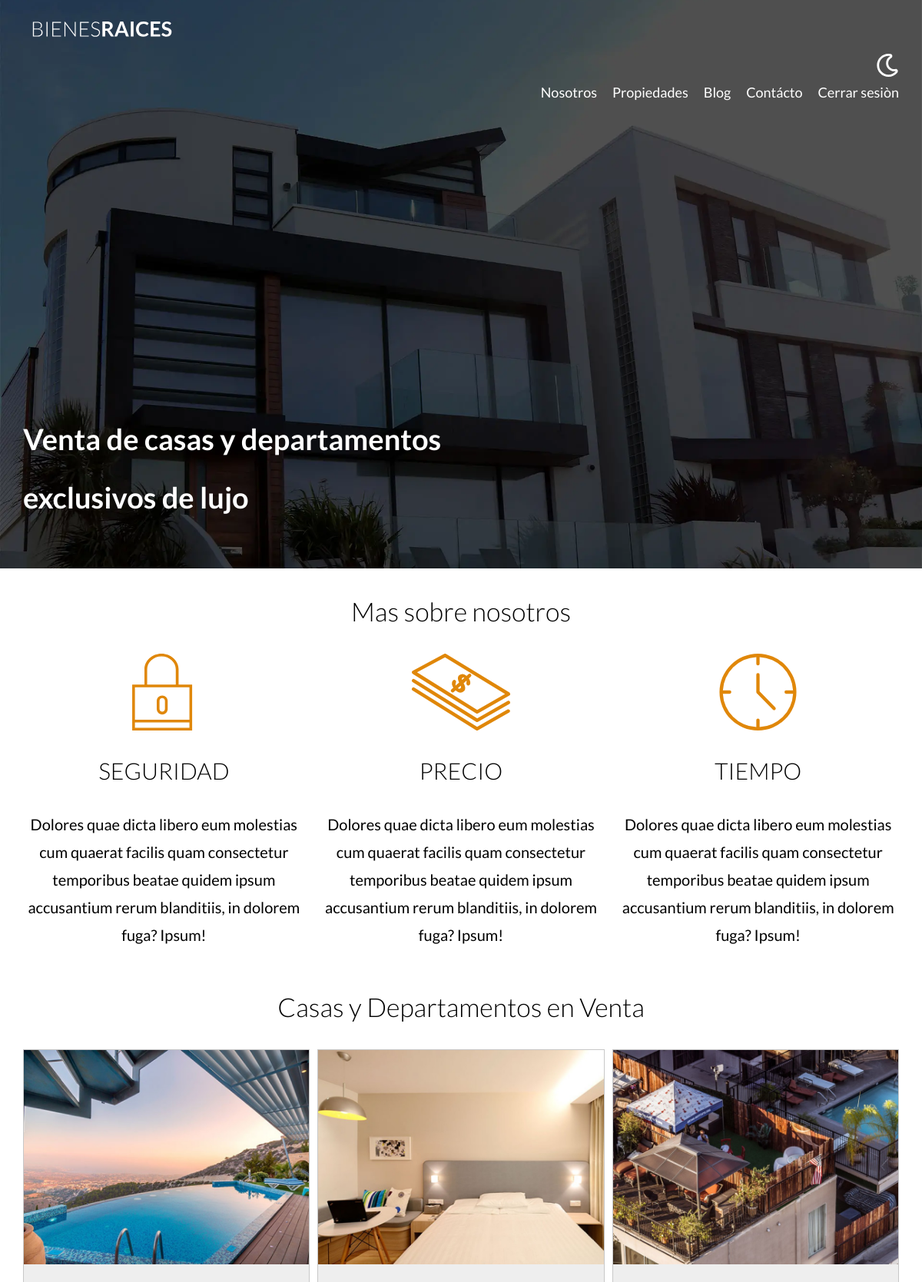
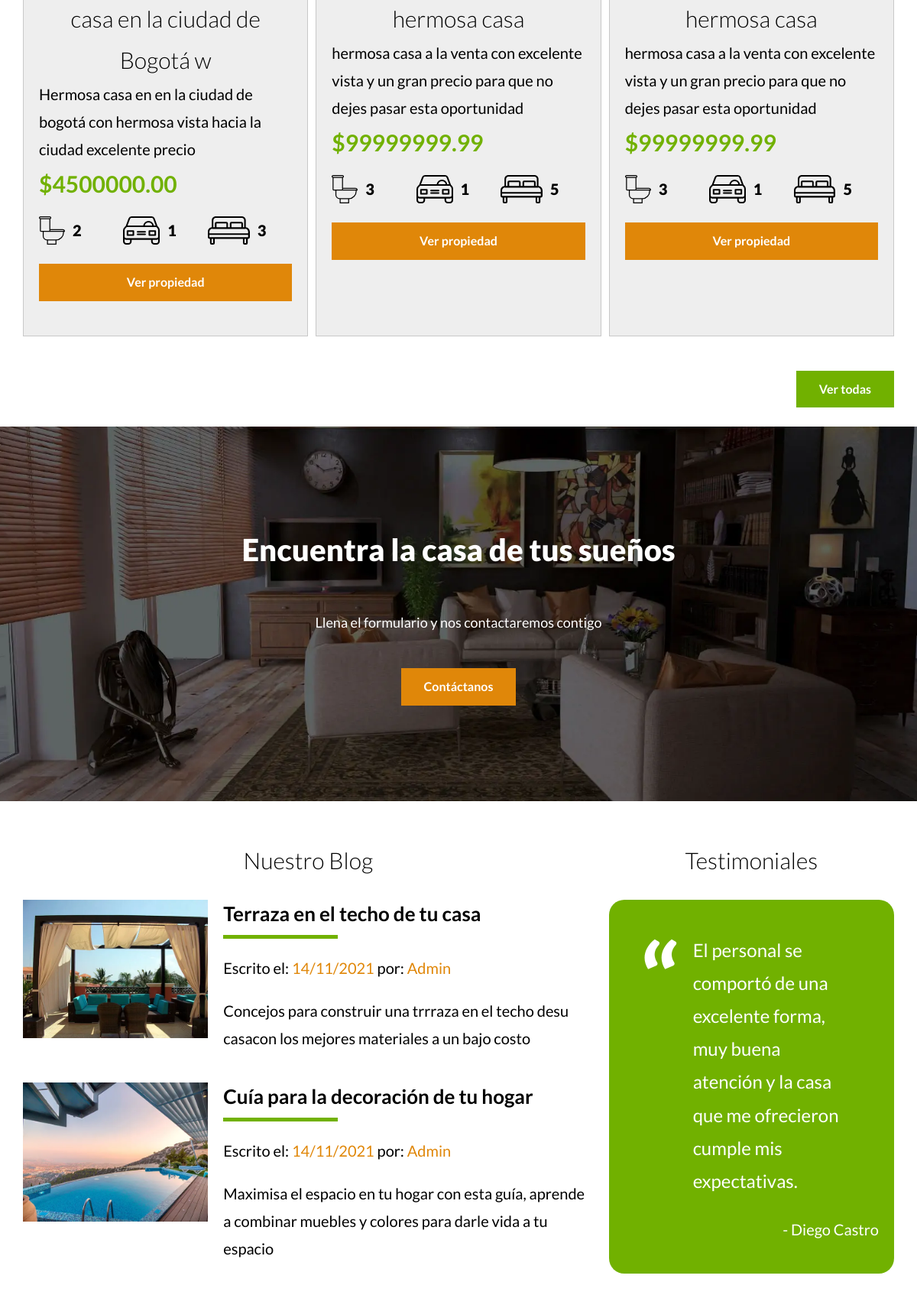
/ (signed in, upper part), run on the app's committed database (2 pictures, top to bottom).
### tables this page shows
CREATE TABLE `propiedades` (
  `id` int(11) NOT NULL AUTO_INCREMENT,
  `titulo` varchar(60) DEFAULT NULL,
  `precio` decimal(10,2) DEFAULT NULL,
  `imagen` varchar(200) DEFAULT NULL,
  `descripcion` longtext DEFAULT NULL,
  `habitaciones` int(1) DEFAULT NULL,
  `wc` int(1) DEFAULT NULL,
  `estacionamiento` int(1) DEFAULT NULL,
  `creado` date DEFAULT NULL,
  `vendedorId` int(11) DEFAULT NULL,
  PRIMARY KEY (`id`),
  KEY `vendedorId` (`vendedorId`),
  CONSTRAINT `vendedorId` FOREIGN KEY (`vendedorId`) REFERENCES `vendedores` (`id`)
);

### controllers/PaginasController.php (called while the page is built, shortened)
<?php
class PaginasController{
    public static function index(Router $router){
        $propiedades = Propiedad::get(3);
        $inicio = true;
        $router->render('paginas/index', [
            'propiedades' => $propiedades,
            'inicio' => $inicio
        ]);
    }
}

### public/index.php (called while the page is built, shortened)
<?php
$router = new Router();
$router->get('/admin', [PropiedadController::class, 'index']);
$router->get('/propiedades/crear', [PropiedadController::class, 'crear']);
$router->post('/propiedades/crear', [PropiedadController::class, 'crear']);
$router->get('/propiedades/actualizar', [PropiedadController::class, 'actualizar']);
$router->post('/propiedades/actualizar', [PropiedadController::class, 'actualizar']);
$router->post('/propiedades/eliminar', [PropiedadController::class, 'eliminar']);
$router->get('/vendedores/crear', [vendedorController::class, 'crear']);
$router->post('/vendedores/crear', [vendedorController::class, 'crear']);
$router->get('/vendedores/actualizar', [vendedorController::class, 'actualizar']);
$router->post('/vendedores/actualizar', [vendedorController::class, 'actualizar']);
$router->post('/vendedores/eliminar', [vendedorController::class, 'eliminar']);
$router->get('/',[PaginasController::class, 'index']);
$router->get('/nosotros',[PaginasController::class, 'nosotros']);
$router->get('/propiedades',[PaginasController::class, 'propiedades']);
$router->get('/propiedad',[PaginasController::class, 'propiedad']);
$router->get('/blog',[PaginasController::class, 'blog']);
$router->get('/entrada',[PaginasController::class, 'entrada']);
$router->get('/contacto',[PaginasController::class, 'contacto']);
$router->post('/contacto',[PaginasController::class, 'contacto']);
$router->get('/login',[LoginController::class, 'login']);
$router->post('/login',[LoginController::class, 'login']);
$router->get('/logout',[LoginController::class, 'logout']);
$router->comprobarRutas();

### models/ActiveRecord.php (called while the page is built, shortened)
<?php
class ActiveRecord{
    protected static $db;
    protected static $tabla = '';
     public static function setDB($database){
        self::$db = $database;
    }
   public static function get($limite){
    $query = "SELECT * FROM " . static::$tabla . " LIMIT ${limite}";
    $resultado = self::consultarSQL($query);
    return $resultado;
    }
   public static function consultarSQL($query){
       $resultado = self::$db->query($query);
       $array = [];
       while(($registro = $resultado->fetch_assoc()) ){
           $array[] = static::crearObjeto($registro);
       }
       return $array;
   }
   protected static function crearObjeto($registro){
        $objeto = new static;
        foreach ($registro as $key => $value) {
            if (property_exists( $objeto, $key)) {
                $objeto->$key = $value;
            }
        }
        return $objeto;
   }
}

### views/paginas/listado.php (the view)
<div class="contenedor-anuncios">
<?php foreach ($propiedades as $propiedad) : ?>
            <div class="anuncio" data-cy="anuncio">
                <img src="../imagenes/<?php echo $propiedad->imagen;?>" alt="imagen anuncio" loading="lazy">
                <div class="contenido-anuncio">
                    <h3><?php echo $propiedad->titulo;?></h3>
                    <p><?php echo $propiedad->descripcion;?></p>
                    <p class="precio">$<?php echo $propiedad->precio;?></p>
                    <ul class="iconos-caracteristicas">
                        <li>
                            <img class="icono" src="../build/img/icono_wc.svg" alt="icono wc">
                            <p><?php echo $propiedad->wc;?></p>
                        </li>
                        <li>
                            <img class="icono" src="../build/img/icono_estacionamiento.svg" alt="icono estacionamiento">
                            <p><?php echo $propiedad->estacionamiento;?></p>
                        </li>
                        <li>
                            <img class="icono" src="../build/img/icono_dormitorio.svg" alt="icono dormitorio">
                            <p><?php echo $propiedad->habitaciones;?></p>
                        </li>
                    </ul>
                    <a data-cy="enlace-propiedad" href="/propiedad?id=<?php echo $propiedad->id;?>" class="boton-amarillo-block">Ver propiedad</a>
                </div>
            </div>
    <?php endforeach; ?>
</div>

### public/build/css/app.css (style rules this page uses)
html { line-height:1.15;-webkit-text-size-adjust:100% }
body { margin:0 }
a { background-color:transparent }
img { border-style:none }
html { font-size:62.5%;box-sizing:border-box }
*,:after,:before { box-sizing:inherit }
body { font-family:Lato,sans-serif;font-size:1.6rem;line-height:1.8 }
p { color:#000;font-size:2rem }
a { text-decoration:none }
img,picture { width:100%;display:block }
h1,h2,h3 { font-family:Lato,sans-serif;margin:2.5rem 0;font-weight:300;text-align:center }
h3 { font-size:3rem }
.boton-amarillo-block { background-color:#e08709;color:#fff;font-weight:700;text-decoration:none;padding:1rem 3rem;text-align:center;margin:2.5rem 0;display:block;border:none }
.icono { text-align:center }
@media (min-width:768px) { .contenedor-anuncios { display:grid;gap:1rem;grid-template-columns:repeat(3,2fr) } }
.anuncio { background-color:#eee;border:1px solid #c8c8c8;margin-bottom:2rem }
.anuncio .contenido-anuncio { padding:2rem }
.anuncio h3,.anuncio p { margin:0 }
.precio { color:#71b100;font-weight:700;font-size:3rem }
.iconos-caracteristicas { display:flex;list-style:none;padding:0;max-width:40rem }
.iconos-caracteristicas li { flex:1;display:flex }
.iconos-caracteristicas li img { flex:0 0 3rem;margin-right:1rem }
.iconos-caracteristicas li p { font-weight:900 }

### data on the page
propiedades: imagen (picture), titulo "casa en la ciudad de Bogotá w", descripcion "Hermosa casa en en la ciudad de bogotá con hermosa vista hacia la ciudad excelente precio", precio "4500000.00", wc "2", estacionamiento "1", habitaciones "3"
propiedades: imagen (picture), titulo "hermosa casa", descripcion "hermosa casa a la venta con excelente vista y un gran precio para que no dejes pasar esta oportunidad", precio "99999999.99", wc "3", estacionamiento "1", habitaciones "5"
propiedades: imagen (picture), titulo "hermosa casa", descripcion "hermosa casa a la venta con excelente vista y un gran precio para que no dejes pasar esta oportunidad", precio "99999999.99", wc "3", estacionamiento "1", habitaciones "5"
